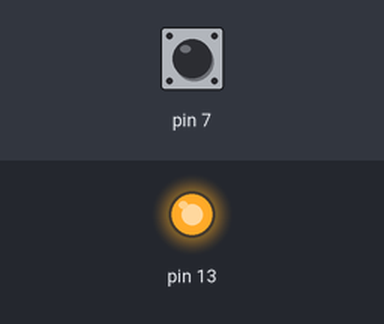
The sketch below on a simulated Arduino Uno, built with avr-gcc and run on an emulated ATmega328P. Shown: output pins drawn as LEDs (lit = HIGH). Dashed ring = blinking. The inputs (shaded band) are chosen by the test bench; at power-on: pin 7 HIGH.

Above: at 1.2 s.
1.3 s: pin 7 pulled LOW for 1 s
At 3.6 s:
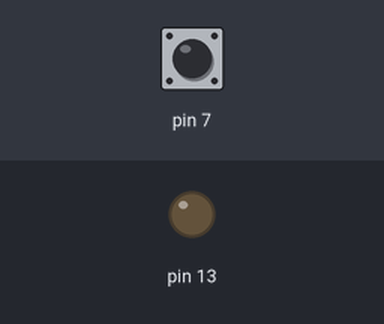
3.9 s: pin 7 pulled LOW for 0.25 s
At 5.0 s:
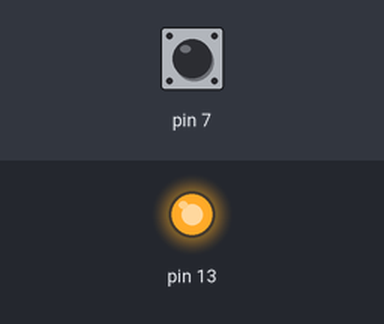
5.7 s: pin 7 pulled LOW for 3.2 s
At 6.3 s:
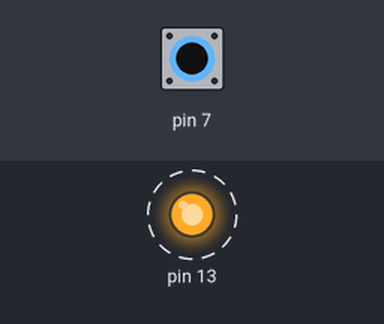
Timing chart, 0 to 10.5 s (numbered marks = the images above; inputs shaded):
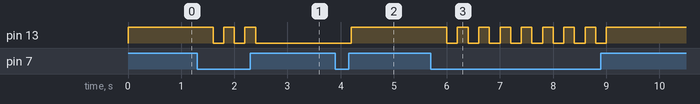

The sketch:

Class8_button_with_boolean.ino
```cpp
boolean state=false;
void setup() {
  // put your setup code here, to run once:
  pinMode(13,OUTPUT);
  digitalWrite(13,LOW);
  pinMode(7,INPUT);
  digitalWrite(7,HIGH);
}

void loop() {
  // put your main code here, to run repeatedly:
  if(digitalRead(7)!=HIGH){
    state=!state;
    digitalWrite(13,state);
    delay(200);
  }
  else
  {digitalWrite(13,!state);
    delay(200);
    }
}
```

Measured:
- after the input at 1.3 s, pin 13: alternates HIGH for 0.20 s and LOW for 0.20 s, 5 changes in all, then stays LOW, starting after 0.30 s
- after the input at 3.9 s, pin 13: LOW → HIGH after 0.30 s
- after the input at 5.7 s, pin 13: alternates HIGH for 0.20 s and LOW for 0.20 s, 16 changes in all, then stays HIGH, starting after 0.30 s
